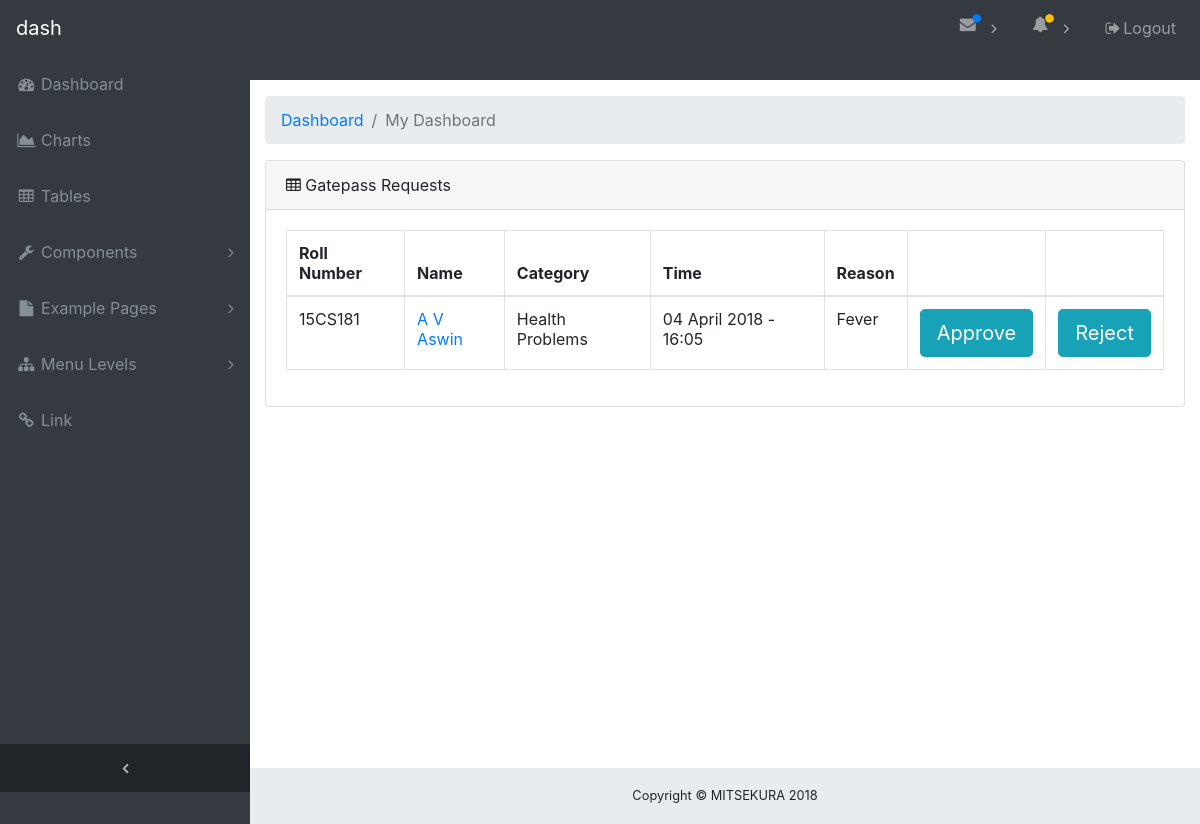
/faculty.php (signed in), run on the app's committed database.
### tables this page shows
CREATE TABLE IF NOT EXISTS `request` (
  `reqid` int(11) NOT NULL AUTO_INCREMENT,
  `regno` varchar(20) NOT NULL,
  `cat` varchar(20) DEFAULT NULL,
  `reason` text,
  `exp_time` varchar(200) DEFAULT NULL,
  `curr_time` datetime DEFAULT NULL,
  `STATUS` varchar(30) NOT NULL DEFAULT 'WAITING_FACULTY_APPROVAL',
  `fappr_time` datetime DEFAULT NULL,
  `hodappr_time` datetime DEFAULT NULL,
  `officeappr_time` datetime DEFAULT NULL,
  `out_time` datetime DEFAULT NULL,
  `office_regno` varchar(20) DEFAULT NULL,
  `guard_regno` varchar(30) DEFAULT NULL,
  `ffor_time` datetime DEFAULT NULL,
  `fa_hod_msg` text,
  PRIMARY KEY (`reqid`)
);

CREATE TABLE IF NOT EXISTS `student` (
  `s_regno` varchar(20) NOT NULL,
  `name` varchar(30) DEFAULT NULL,
  `branch` varchar(10) DEFAULT NULL,
  `batch` varchar(10) DEFAULT NULL,
  `photo` varchar(200) DEFAULT NULL,
  `fad_regno` varchar(20) DEFAULT NULL,
  `fad2_regno` varchar(30) DEFAULT NULL,
  `hod_regno` varchar(20) DEFAULT NULL,
  `parent_email` varchar(100) DEFAULT 'mitsekura@gmail.com',
  `parent` varchar(100) DEFAULT NULL,
  `email` varchar(100) NOT NULL DEFAULT 'mitsekura@gmail.com',
  `mobno` varchar(10) DEFAULT '0',
  `parent_mobno` varchar(10) DEFAULT NULL,
  `gender` varchar(10) DEFAULT NULL,
  PRIMARY KEY (`s_regno`),
  KEY `s_regno` (`s_regno`)
);

### db/dboperations.php (called while the page is built, shortened)
<?php
include_once 'dbconnect.php';
class User {
    var $dbObj;
    public function __construct() {
        $this->dbObj = new db();
    }
    public function activity_log($regno)
	{
	$sql = "select r.reqid,r.regno,r.cat,r.reason,r.exp_time,s.name,s.photo,s.branch,s.batch from request r,student s where r.regno=s.s_regno and status='WAITING_FACULTY_APPROVAL' and s.fad_regno='$regno' order by r.reqid desc";
		return $this->dbObj->ExecuteQuery($sql, 1);
	}
}
?>

### db/dbconnect.php (called while the page is built, shortened)
<?php
class db {
    public $host = "localhost";
    public $user = "mitsekura";
    public $password = "team20team20";
    public $databse = "mitsekura";
    public $con;
    public function Connect() {
        $this->con = mysqli_connect($this->host, $this->user, $this->password, $this->databse);
    }
    public function ExecuteQuery($sql, $type = 1) {
        try {
            $sql = str_replace("''", "null", $sql);
            $data = mysqli_query($this->con, $sql);
            if ($type == 1) {
                $returnData = $data;
            }
        } catch (Exception $exe) {
            $returnData = FALSE;
        }
        return $returnData;
    }
}

### faculty.php (the view, shortened to what this page needs)
<?php
include_once 'db/dboperations.php';
 $objUser = new User();
$act=$objUser->activity_log($_SESSION['regno']);
$no1=mysqli_num_rows( $act );
?>
<html lang="en">
<head>
  <link href="vendor/bootstrap/css/bootstrap.min.css" rel="stylesheet">
  <link href="vendor/font-awesome/css/font-awesome.min.css" rel="stylesheet" type="text/css">
  <link href="vendor/datatables/dataTables.bootstrap4.css" rel="stylesheet">
  <link href="css/sb-admin.css" rel="stylesheet">
</head>
<body class="fixed-nav sticky-footer bg-dark" id="page-top">
  <nav class="navbar navbar-expand-lg navbar-dark bg-dark fixed-top" id="mainNav">
    <a class="navbar-brand" href="index.html">dash</a>
    <div class="collapse navbar-collapse" id="navbarResponsive">
      <ul class="navbar-nav navbar-sidenav" id="exampleAccordion">
        <li class="nav-item" data-toggle="tooltip" data-placement="right" title="Dashboard">
          <a class="nav-link" href="index.html">
            <i class="fa fa-fw fa-dashboard"></i>
            <span class="nav-link-text">Dashboard</span>
          </a>
        </li>
        <li class="nav-item" data-toggle="tooltip" data-placement="right" title="Charts">
          <a class="nav-link" href="charts.html">
            <i class="fa fa-fw fa-area-chart"></i>
            <span class="nav-link-text">Charts</span>
          </a>
        </li>
        <li class="nav-item" data-toggle="tooltip" data-placement="right" title="Tables">
          <a class="nav-link" href="#act">
            <i class="fa fa-fw fa-table"></i>
            <span class="nav-link-text">Tables</span>
          </a>
        </li>
        <li class="nav-item" data-toggle="tooltip" data-placement="right" title="Components">
          <a class="nav-link nav-link-collapse collapsed" data-toggle="collapse" href="#collapseComponents" data-parent="#exampleAccordion">
            <i class="fa fa-fw fa-wrench"></i>
            <span class="nav-link-text">Components</span>
          </a>
        </li>
        <li class="nav-item" data-toggle="tooltip" data-placement="right" title="Example Pages">
          <a class="nav-link nav-link-collapse collapsed" data-toggle="collapse" href="#collapseExamplePages" data-parent="#exampleAccordion">
            <i class="fa fa-fw fa-file"></i>
            <span class="nav-link-text">Example Pages</span>
          </a>
        </li>
        <li class="nav-item" data-toggle="tooltip" data-placement="right" title="Menu Levels">
          <a class="nav-link nav-link-collapse collapsed" data-toggle="collapse" href="#collapseMulti" data-parent="#exampleAccordion">
            <i class="fa fa-fw fa-sitemap"></i>
            <span class="nav-link-text">Menu Levels</span>
          </a>
        </li>
        <li class="nav-item" data-toggle="tooltip" data-placement="right" title="Link">
          <a class="nav-link" href="#">
            <i class="fa fa-fw fa-link"></i>
            <span class="nav-link-text">Link</span>
          </a>
        </li>
      </ul>
      <ul class="navbar-nav sidenav-toggler">
        <li class="nav-item">
          <a class="nav-link text-center" id="sidenavToggler">
            <i class="fa fa-fw fa-angle-left"></i>
          </a>
        </li>
      </ul>
      <ul class="navbar-nav ml-auto">
        <li class="nav-item dropdown">
          <a class="nav-link dropdown-toggle mr-lg-2" id="messagesDropdown" href="#" data-toggle="dropdown" aria-haspopup="true" aria-expanded="false">
            <i class="fa fa-fw fa-envelope"></i>
            <span class="indicator text-primary d-none d-lg-block">
              <i class="fa fa-fw fa-circle"></i>
            </span>
          </a>
        </li>
        <li class="nav-item dropdown">
          <a class="nav-link dropdown-toggle mr-lg-2" id="alertsDropdown" href="#" data-toggle="dropdown" aria-haspopup="true" aria-expanded="false">
            <i class="fa fa-fw fa-bell"></i>
            <span class="indicator text-warning d-none d-lg-block">
              <i class="fa fa-fw fa-circle"></i>
            </span>
          </a>
        </li>
        <li class="nav-item">
          <a class="nav-link" data-toggle="modal" data-target="#exampleModal">
            <i class="fa fa-fw fa-sign-out"></i>Logout</a>
        </li>
      </ul>
    </div>
  </nav>
  <div class="content-wrapper">
    <div class="container-fluid">
      <ol class="breadcrumb">
        <li class="breadcrumb-item">
          <a href="#">Dashboard</a>
        </li>
        <li class="breadcrumb-item active">My Dashboard</li>
      </ol>
	  <section id="act">
      <div class="card mb-3">
        <div class="card-header">
          <i class="fa fa-table"></i> Gatepass Requests</div>
        <div class="card-body">
          <div class="table-responsive">
            <table class="table table-bordered" id="dataTable" width="100%" cellspacing="0">
              <thead>
                <tr>
                  <th>Roll Number</th>
				  <th>Name</th>
                  <th>Category</th>
                  <th>Time</th>
				  <th>Reason </th>
				  <th></th>
				  <th></th>
                </tr>
              </thead>
              <tbody>
                 <?php
                              if( $no1==0 ){
                                 echo '<tr><td colspan="5">No Rows Returned</td></tr>';
                                 }else{
                                while( $row = mysqli_fetch_assoc( $act ) ){
									$req_id=$row['reqid'];
                               echo " <tr ><td>{$row['regno']}</td><td><a href='detailed.php?id=$req_id'>{$row['name']}</a></td><td>{$row['cat']}</td><td>{$row['exp_time']}</td> <td>{$row['reason']}</td> <td> <button id='details' value=$req_id type='submit' class='btn btn-info btn-lg'  data-toggle='modal' data-target='#myModal'>Approve</button></td> <td><button id='details' value=$req_id type='submit' class='btn btn-info btn-lg'  data-toggle='modal' data-target='#myModal'>Reject</button></td></tr>\n";
                                }
                                  }
                                      ?>
              </tbody>
            </table>
          </div>
        </div>
      </div> </section>
    </div>
    <footer class="sticky-footer">
      <div class="container">
        <div class="text-center">
          <small>Copyright © MITSEKURA 2018</small>
        </div>
      </div>
    </footer>
  </div>
</body>
</html>

### css/sb-admin.css (style rules this page uses)
html { position: relative; min-height: 100%; }
body { overflow-x: hidden; }
body.sticky-footer { margin-bottom: 56px; }
body.sticky-footer .content-wrapper { min-height: calc(100vh - 56px - 56px); }
body.fixed-nav { padding-top: 56px; }
.content-wrapper { min-height: calc(100vh - 56px); padding-top: 1rem; }
#mainNav .navbar-collapse { overflow: auto; max-height: 75vh; }
#mainNav .navbar-collapse .navbar-nav .nav-item .nav-link { cursor: pointer; }
#mainNav .navbar-collapse .navbar-sidenav .nav-link-collapse:after { float: right; content: '\f107'; font-family: 'FontAwesome'; }
#mainNav .navbar-collapse .navbar-sidenav .nav-link-collapse.collapsed:after { content: '\f105'; }
#mainNav .navbar-collapse .sidenav-toggler { display: none; }
#mainNav .navbar-collapse .navbar-nav > .nav-item.dropdown > .nav-link { position: relative; min-width: 45px; }
#mainNav .navbar-collapse .navbar-nav > .nav-item.dropdown > .nav-link:after { float: right; width: auto; content: '\f105'; border: none; font-family: 'FontAwesome'; }
#mainNav .navbar-collapse .navbar-nav > .nav-item.dropdown > .nav-link .indicator { position: absolute; top: 5px; left: 21px; font-size: 10px; }
@media (min-width: 992px) { #mainNav .navbar-brand { width: 250px; } }
@media (min-width: 992px) { #mainNav .navbar-collapse { overflow: visible; max-height: none; } }
@media (min-width: 992px) { #mainNav .navbar-collapse .navbar-sidenav { position: absolute; top: 0; left: 0; -webkit-flex-direction: column; -ms-flex-direction: column; flex-direction: column; margin-top: 56px; } }
@media (min-width: 992px) { #mainNav .navbar-collapse .navbar-sidenav > .nav-item { width: 250px; padding: 0; } }
@media (min-width: 992px) { #mainNav .navbar-collapse .navbar-sidenav > .nav-item > .nav-link { padding: 1em; } }
@media (min-width: 992px) { #mainNav .navbar-collapse .navbar-nav > .nav-item.dropdown > .nav-link { min-width: 0; } }
@media (min-width: 992px) { #mainNav .navbar-collapse .navbar-nav > .nav-item.dropdown > .nav-link:after { width: 24px; text-align: center; } }
#mainNav.fixed-top .sidenav-toggler { display: none; }
@media (min-width: 992px) { #mainNav.fixed-top .navbar-sidenav { height: calc(100vh - 112px); } }
@media (min-width: 992px) { #mainNav.fixed-top .sidenav-toggler { position: absolute; top: 0; left: 0; display: flex; -webkit-flex-direction: column; -ms-flex-direction: column; flex-direction: column; margin-top: calc(100vh - 56px); } }
@media (min-width: 992px) { #mainNav.fixed-top .sidenav-toggler > .nav-item { width: 250px; padding: 0; } }
@media (min-width: 992px) { #mainNav.fixed-top .sidenav-toggler > .nav-item > .nav-link { padding: 1em; } }
#mainNav.fixed-top.navbar-dark .sidenav-toggler { background-color: #212529; }
#mainNav.fixed-top.navbar-dark .sidenav-toggler a i { color: #adb5bd; }
.content-wrapper { overflow-x: hidden; background: white; }
@media (min-width: 992px) { .content-wrapper { margin-left: 250px; } }
#sidenavToggler i { font-weight: 800; }
#mainNav.navbar-dark .navbar-collapse .navbar-sidenav .nav-link-collapse:after { color: #868e96; }
#mainNav.navbar-dark .navbar-collapse .navbar-sidenav > .nav-item > .nav-link { color: #868e96; }
#mainNav.navbar-dark .navbar-collapse .navbar-nav > .nav-item.dropdown > .nav-link:after { color: #adb5bd; }
@media (min-width: 992px) { #mainNav.navbar-dark .navbar-collapse .navbar-sidenav { background: #343a40; } }
footer.sticky-footer { position: absolute; right: 0; bottom: 0; width: 100%; height: 56px; background-color: #e9ecef; line-height: 55px; }
@media (min-width: 992px) { footer.sticky-footer { width: calc(100% - 250px); } }

### data on the page
request: regno "15CS181", student.name "A V Aswin", cat "Health Problems", exp_time "04 April 2018 - 16:05", reason "Fever", $req_id 55 (drawn)
